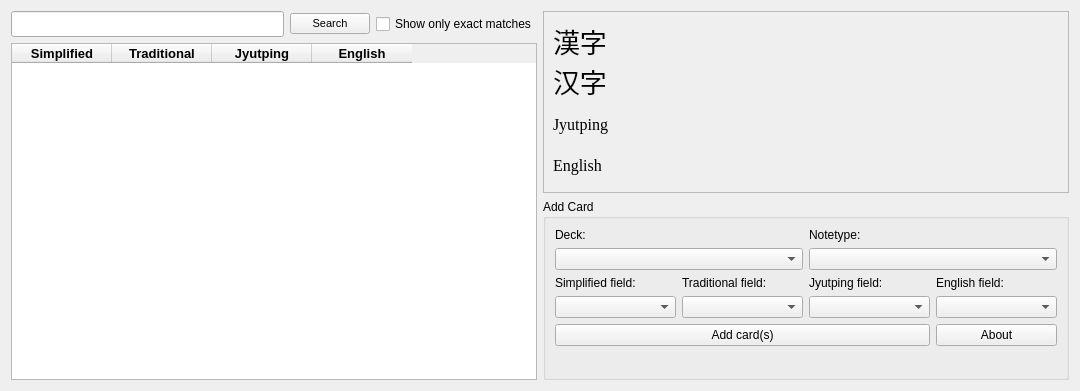
<?xml version="1.0" encoding="UTF-8"?>
<ui version="4.0">
 <class>Dialog</class>
 <widget class="QDialog" name="Dialog">
  <property name="geometry">
   <rect>
    <x>0</x>
    <y>0</y>
    <width>1080</width>
    <height>391</height>
   </rect>
  </property>
  <property name="sizePolicy">
   <sizepolicy hsizetype="Expanding" vsizetype="Expanding">
    <horstretch>0</horstretch>
    <verstretch>0</verstretch>
   </sizepolicy>
  </property>
  <property name="windowTitle">
   <string>CC-CANTO for Anki</string>
  </property>
  <property name="windowIcon">
   <iconset resource="icons.qrc">
    <normaloff>:/icon/icons/icon.png</normaloff>:/icon/icons/icon.png</iconset>
  </property>
  <layout class="QGridLayout" name="gridLayout_4">
   <item row="0" column="1">
    <widget class="QScrollArea" name="scrollArea">
     <property name="widgetResizable">
      <bool>true</bool>
     </property>
     <widget class="QWidget" name="scrollAreaWidgetContents">
      <property name="geometry">
       <rect>
        <x>0</x>
        <y>0</y>
        <width>526</width>
        <height>182</height>
       </rect>
      </property>
      <layout class="QVBoxLayout" name="verticalLayout">
       <item>
        <widget class="QLabel" name="Hanzi">
         <property name="font">
          <font>
           <family>SimHei</family>
           <pointsize>20</pointsize>
          </font>
         </property>
         <property name="text">
          <string>漢字
汉字</string>
         </property>
         <property name="wordWrap">
          <bool>true</bool>
         </property>
         <property name="textInteractionFlags">
          <set>Qt::LinksAccessibleByMouse|Qt::TextSelectableByMouse</set>
         </property>
        </widget>
       </item>
       <item>
        <widget class="QLabel" name="Pinyin">
         <property name="font">
          <font>
           <family>Times New Roman</family>
           <pointsize>12</pointsize>
          </font>
         </property>
         <property name="text">
          <string>Jyutping</string>
         </property>
         <property name="textInteractionFlags">
          <set>Qt::LinksAccessibleByMouse|Qt::TextSelectableByMouse</set>
         </property>
        </widget>
       </item>
       <item>
        <widget class="QLabel" name="English">
         <property name="font">
          <font>
           <family>Times New Roman</family>
           <pointsize>12</pointsize>
          </font>
         </property>
         <property name="text">
          <string>English</string>
         </property>
        </widget>
       </item>
      </layout>
     </widget>
    </widget>
   </item>
   <item row="1" column="1">
    <widget class="QGroupBox" name="AddCard">
     <property name="title">
      <string>Add Card</string>
     </property>
     <layout class="QGridLayout" name="gridLayout_3">
      <item row="0" column="0">
       <layout class="QGridLayout" name="gridLayout_2">
        <item row="0" column="0">
         <widget class="QLabel" name="Deck_Label">
          <property name="text">
           <string>Deck:</string>
          </property>
         </widget>
        </item>
        <item row="0" column="2">
         <widget class="QLabel" name="Notetype_Label">
          <property name="text">
           <string>Notetype:</string>
          </property>
         </widget>
        </item>
        <item row="2" column="0">
         <widget class="QLabel" name="Field1_Label">
          <property name="text">
           <string>Simplified field:</string>
          </property>
         </widget>
        </item>
        <item row="2" column="1">
         <widget class="QLabel" name="Field2_Label">
          <property name="text">
           <string>Traditional field:</string>
          </property>
         </widget>
        </item>
        <item row="2" column="2">
         <widget class="QLabel" name="Field3_Label">
          <property name="text">
           <string>Jyutping field:</string>
          </property>
         </widget>
        </item>
        <item row="2" column="3">
         <widget class="QLabel" name="Field4_Label">
          <property name="text">
           <string>English field:</string>
          </property>
         </widget>
        </item>
        <item row="3" column="0">
         <widget class="QComboBox" name="Field1"/>
        </item>
        <item row="3" column="1">
         <widget class="QComboBox" name="Field2"/>
        </item>
        <item row="3" column="2">
         <widget class="QComboBox" name="Field3"/>
        </item>
        <item row="3" column="3">
         <widget class="QComboBox" name="Field4"/>
        </item>
        <item row="4" column="3">
         <widget class="QPushButton" name="About">
          <property name="text">
           <string>About</string>
          </property>
          <property name="autoDefault">
           <bool>false</bool>
          </property>
         </widget>
        </item>
        <item row="1" column="0" colspan="2">
         <widget class="QComboBox" name="Deck"/>
        </item>
        <item row="1" column="2" colspan="2">
         <widget class="QComboBox" name="Notetype"/>
        </item>
        <item row="4" column="0" colspan="3">
         <widget class="QPushButton" name="Add">
          <property name="text">
           <string>Add card(s)</string>
          </property>
          <property name="autoDefault">
           <bool>false</bool>
          </property>
         </widget>
        </item>
       </layout>
      </item>
      <item row="1" column="0">
       <spacer name="verticalSpacer">
        <property name="orientation">
         <enum>Qt::Vertical</enum>
        </property>
        <property name="sizeHint" stdset="0">
         <size>
          <width>20</width>
          <height>0</height>
         </size>
        </property>
       </spacer>
      </item>
     </layout>
    </widget>
   </item>
   <item row="0" column="0" rowspan="2">
    <layout class="QGridLayout" name="gridLayout">
     <item row="0" column="2">
      <widget class="QCheckBox" name="checkBox">
       <property name="text">
        <string>Show only exact matches</string>
       </property>
       <property name="checked">
        <bool>false</bool>
       </property>
      </widget>
     </item>
     <item row="0" column="0">
      <widget class="QLineEdit" name="Query">
       <property name="minimumSize">
        <size>
         <width>200</width>
         <height>0</height>
        </size>
       </property>
       <property name="font">
        <font>
         <family>SimHei</family>
         <pointsize>10</pointsize>
        </font>
       </property>
      </widget>
     </item>
     <item row="1" column="0" colspan="3">
      <widget class="QTableWidget" name="Results">
       <property name="font">
        <font>
         <family>SimHei</family>
        </font>
       </property>
       <property name="editTriggers">
        <set>QAbstractItemView::NoEditTriggers</set>
       </property>
       <property name="alternatingRowColors">
        <bool>true</bool>
       </property>
       <property name="selectionMode">
        <enum>QAbstractItemView::SingleSelection</enum>
       </property>
       <property name="selectionBehavior">
        <enum>QAbstractItemView::SelectRows</enum>
       </property>
       <property name="textElideMode">
        <enum>Qt::ElideLeft</enum>
       </property>
       <column>
        <property name="text">
         <string>Simplified</string>
        </property>
        <property name="font">
         <font>
          <family>Arial</family>
          <pointsize>10</pointsize>
          <weight>75</weight>
          <bold>true</bold>
         </font>
        </property>
       </column>
       <column>
        <property name="text">
         <string>Traditional</string>
        </property>
        <property name="font">
         <font>
          <family>Arial</family>
          <pointsize>10</pointsize>
          <weight>75</weight>
          <bold>true</bold>
         </font>
        </property>
       </column>
       <column>
        <property name="text">
         <string>Jyutping</string>
        </property>
        <property name="font">
         <font>
          <family>Arial</family>
          <pointsize>10</pointsize>
          <weight>75</weight>
          <bold>true</bold>
         </font>
        </property>
       </column>
       <column>
        <property name="text">
         <string>English</string>
        </property>
        <property name="font">
         <font>
          <family>Arial</family>
          <pointsize>10</pointsize>
          <weight>75</weight>
          <bold>true</bold>
         </font>
        </property>
       </column>
      </widget>
     </item>
     <item row="0" column="1">
      <widget class="QPushButton" name="SearchButton">
       <property name="font">
        <font>
         <pointsize>8</pointsize>
        </font>
       </property>
       <property name="text">
        <string>Search</string>
       </property>
       <property name="autoDefault">
        <bool>false</bool>
       </property>
      </widget>
     </item>
    </layout>
   </item>
  </layout>
 </widget>
 <tabstops>
  <tabstop>Query</tabstop>
  <tabstop>SearchButton</tabstop>
  <tabstop>checkBox</tabstop>
  <tabstop>Deck</tabstop>
  <tabstop>Notetype</tabstop>
  <tabstop>Field1</tabstop>
  <tabstop>Field2</tabstop>
  <tabstop>Field3</tabstop>
  <tabstop>Field4</tabstop>
  <tabstop>Add</tabstop>
  <tabstop>About</tabstop>
  <tabstop>Results</tabstop>
  <tabstop>scrollArea</tabstop>
 </tabstops>
 <resources>
  <include location="icons.qrc"/>
 </resources>
 <connections/>
</ui>
